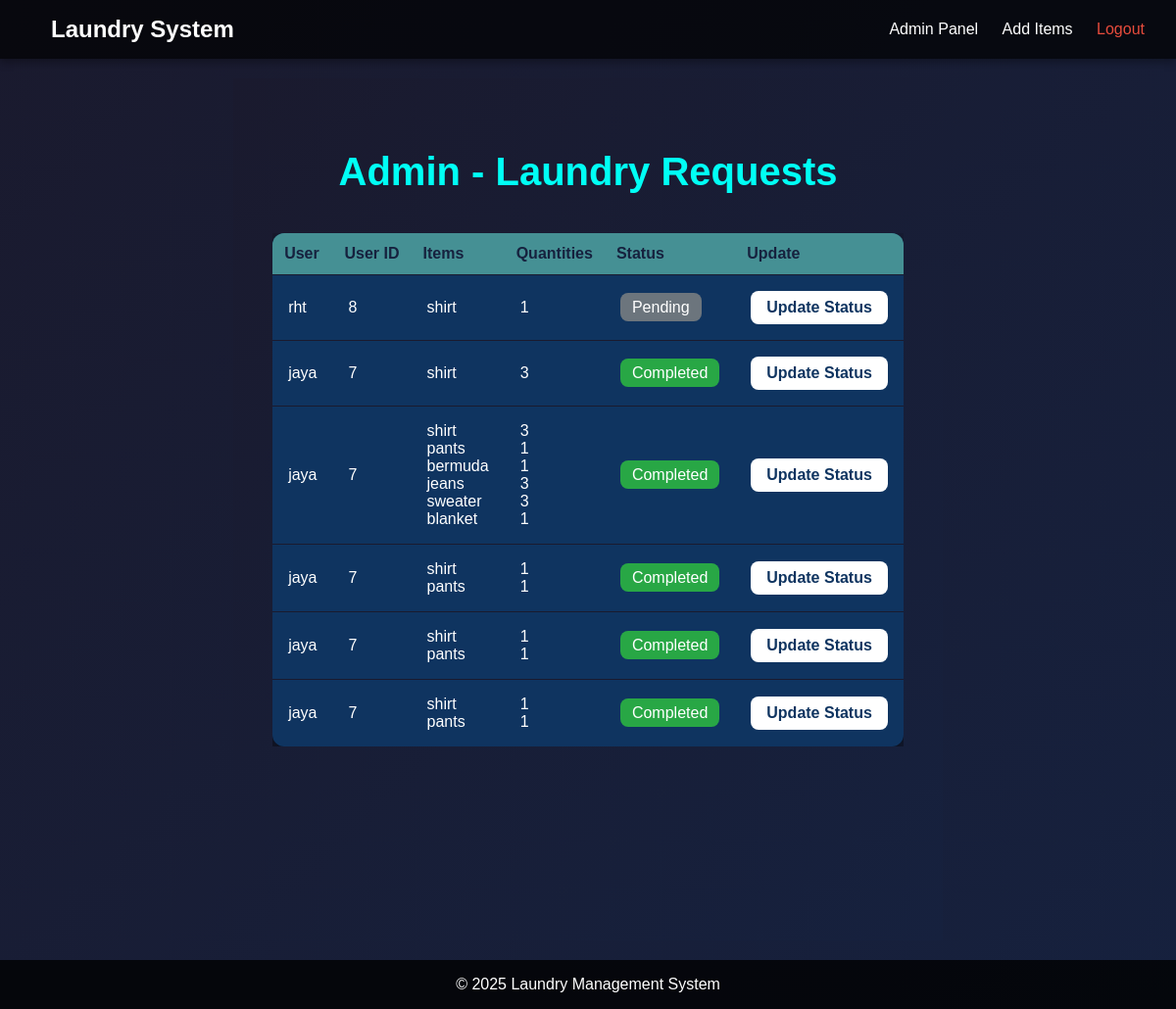
Page /admin-requests/ (signed in) on the earlier database version.
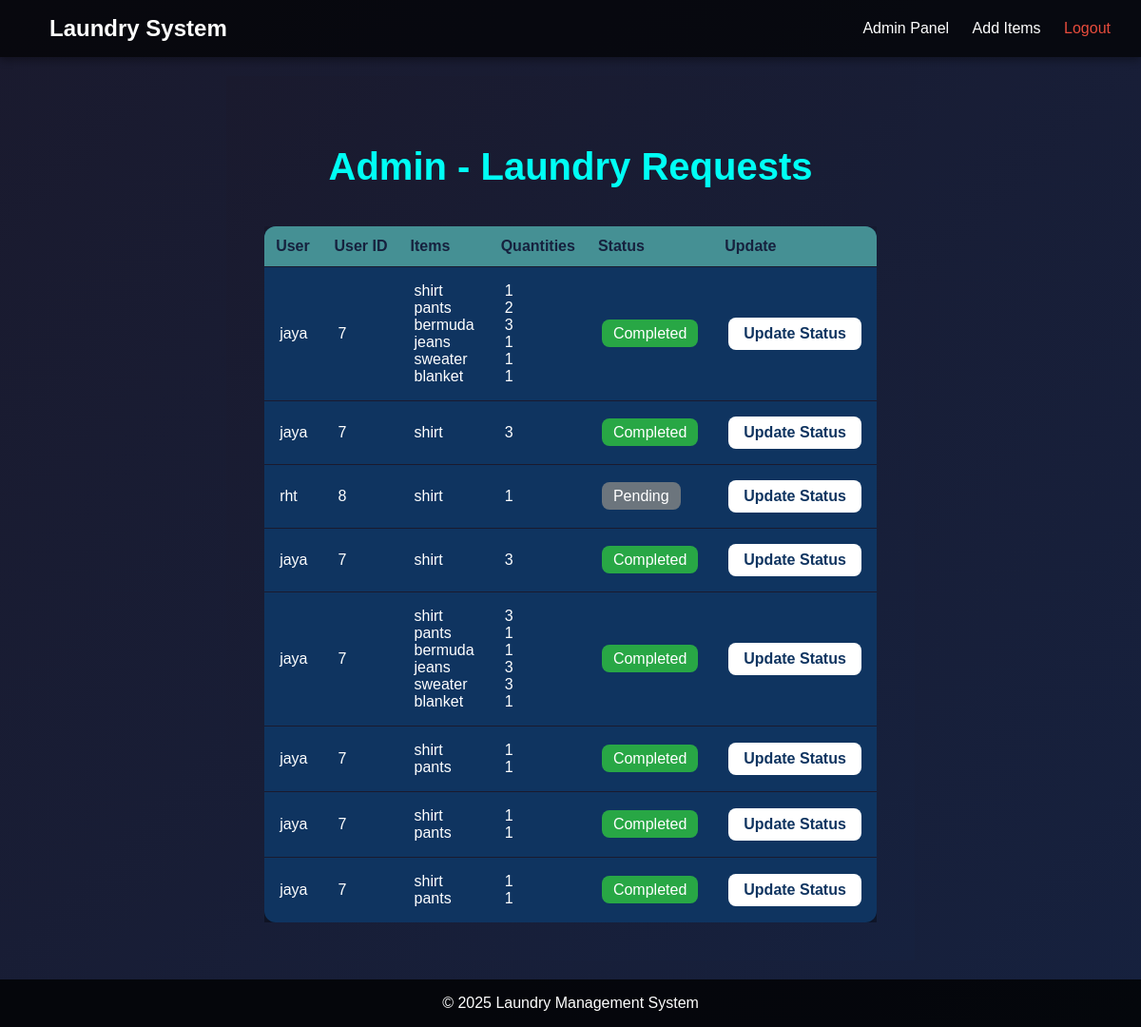
Same page on the later database version.
### laundry/models.py (models this page shows, shortened)
class LaundryRequest(models.Model):
    STATUS_CHOICES = [
        ('Pending', 'Pending'),
        ('Recieved', 'Recieved'),
        ('In Progress', 'In Progress'),
        ('Completed', 'Completed'),
    ]
    user = models.ForeignKey(User, on_delete=models.CASCADE)
    items = models.ManyToManyField(LaundryItem, through='LaundryRequestItem')
    status = models.CharField(max_length=20, choices=STATUS_CHOICES, default='Pending')
    created_at = models.DateTimeField(auto_now_add=True)
    completed_at = models.DateTimeField(null=True, blank=True)  # New Field

class LaundryRequestItem(models.Model):
    laundry_request = models.ForeignKey(LaundryRequest, on_delete=models.CASCADE)
    item = models.ForeignKey(LaundryItem, on_delete=models.CASCADE)
    quantity = models.PositiveIntegerField(default=1)

class LaundryItem(models.Model):
    name = models.CharField(max_length=50, unique=True)

### laundry/views.py (the view)
# urls.py: path('admin-requests/', views.admin_laundry_requests, name='admin_requests'),
@staff_member_required
def admin_laundry_requests(request):
    requests = LaundryRequest.objects.all().order_by('-created_at')
    return render(request, 'admin_request.html', {'requests': requests})

### laundry/templates/admin_request.html (shortened to what this page needs)
{% extends 'base.html' %}
{% block content %}
<div style="min-height: 100vh; background: linear-gradient(135deg, #1a1a2e, #16213e); padding: 40px;">
    <h2 style="color: #00fff5; text-align: center; margin-bottom: 40px; font-size: 2.5rem;">
        Admin - Laundry Requests
    </h2>
    <div style="overflow-x: auto;">
        <table style="width: 100%; border-collapse: collapse; background: #0f3460; border-radius: 12px; overflow: hidden; box-shadow: 0 10px 30px rgba(0, 0, 0, 0.8);">
            <thead>
                <tr style="background: #459094; color: #16213e;">
                    <th style="padding: 12px; text-align: left;">User</th>
                    <th style="padding: 12px; text-align: left;">User ID</th>
                    <th style="padding: 12px; text-align: left;">Items</th>
                    <th style="padding: 12px; text-align: left;">Quantities</th>
                    <th style="padding: 12px; text-align: left;">Status</th>
                    <th style="padding: 12px; text-align: left;">Update</th>
                </tr>
            </thead>
            <tbody>
                {% for request in requests %}
                <tr style="border-top: 1px solid #1a1a2e;">
                    <td style="padding: 16px; color: white;">{{ request.user.username }}</td>
                    <td style="padding: 16px; color: white;">{{ request.user.id }}</td>
                    <td style="padding: 16px; color: white;">
                        {% for item in request.laundryrequestitem_set.all %}
                            <div>{{ item.item.name }}</div>
                        {% endfor %}
                    </td>
                    <td style="padding: 16px; color: white;">
                        {% for item in request.laundryrequestitem_set.all %}
                            <div>{{ item.quantity }}</div>
                        {% endfor %}
                    </td>
                    <td style="padding: 16px;">
                        {% if request.status == 'Completed' %}
                            <span style="background: #28a745; color: white; padding: 6px 12px; border-radius: 8px;">{{ request.status }}</span>
                        {% elif request.status == 'In Progress' %}
                            <span style="background: #ffc107; color: #16213e; padding: 6px 12px; border-radius: 8px;">{{ request.status }}</span>
                        {% else %}
                            <span style="background: #6c757d; color: white; padding: 6px 12px; border-radius: 8px;">{{ request.status }}</span>
                        {% endif %}
                    </td>
                    <td style="padding: 16px;">
                        <a href="{% url 'update_status' request.id %}"
                           style="display: inline-block; padding: 8px 16px; background: linear-gradient(90deg, #ffffff, #ffffff); color: #0f3460; border-radius: 8px; text-decoration: none; font-weight: bold; transition: background 0.3s;"
                           onmouseover="this.style.background='linear-gradient(90deg, #00fff5, #00adb5)'"
                           onmouseout="this.style.background='linear-gradient(90deg, #00adb5, #00fff5)'">
                             Update Status
                        </a>
                    </td>
                </tr>
                {% empty %}
                <tr>
                    <td colspan="6" style="padding: 20px; text-align: center; color: white;">
                        No laundry requests available.
                    </td>
                </tr>
                {% endfor %}
            </tbody>
        </table>
    </div>
</div>
{% endblock %}

Differences in the rows shown:
added LaundryRequest: user.username "jaya", user.id "7", status "Completed"
added LaundryRequestItem: item.name "shirt", quantity "1"
added LaundryRequestItem: item.name "pants", quantity "2"
added LaundryRequestItem: item.name "bermuda", quantity "3"
added LaundryRequestItem: item.name "jeans", quantity "1"
added LaundryRequestItem: item.name "sweater", quantity "1"
added LaundryRequestItem: item.name "blanket", quantity "1"
added LaundryRequest: user.username "jaya", user.id "7", status "Completed"
added LaundryRequestItem: item.name "shirt", quantity "3"
